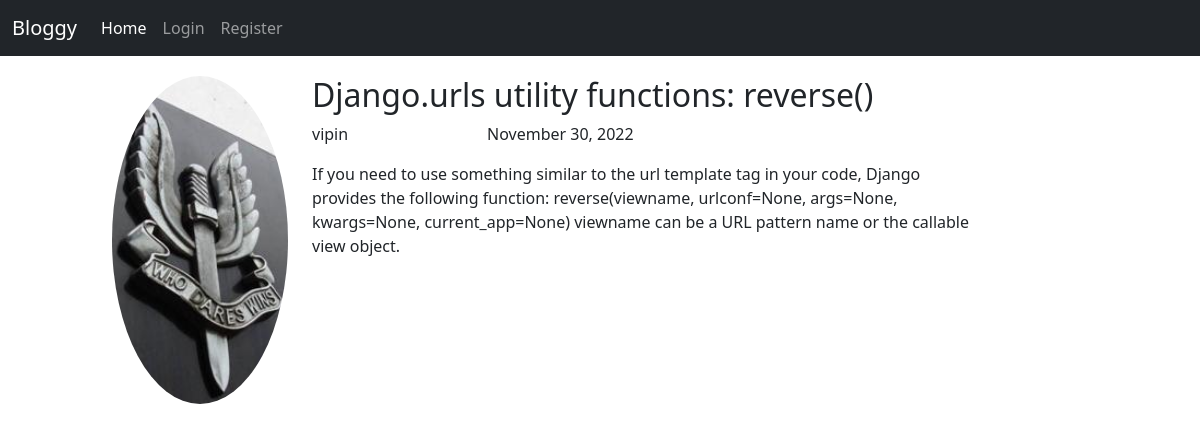
The app's page /post/4/ with its own data.
### bloggy/models.py (models this page shows, shortened)
class Post(models.Model):
    title= models.CharField(max_length=50)
    content= models.TextField()
    date_posted= models.DateTimeField(default=timezone.now)
    author= models.ForeignKey(User, on_delete=models.CASCADE)

### users/models.py (models this page shows, shortened)
class Profile(models.Model):
    user= models.OneToOneField(User, on_delete=models.CASCADE)
    image= models.ImageField(default='default.jpg', upload_to='profile_pics')
    bio= models.TextField()

### bloggy/views.py (the view)
# urls.py: path('post/<int:pk>/', PostDetailView.as_view(), name="post-detail"),
class PostDetailView(DetailView):
    model= Post

### bloggy/templates/bloggy/post_detail.html (shortened to what this page needs)
{%extends 'bloggy/base.html'%}
{%block content%}
<div class="container-fluid" style="margin-top: 20px;">
    <div class="row">
        <div class="col-1"></div>
        <div class="col-2">
            <img class="rounded-circle account-img" style="height: auto; width: 100%;" src="{{post.author.profile.image.url}}" alt="">
        </div>
        <div class="col-7">
            <div class="row"><h2>{{object.title}}</h2></div>
            <div class="row">
                <div class="col-3"><p>{{object.author}}</p></div>
                <div class="col-9"><p>{{object.date_posted|date:"F d, Y"}}</p></div>
            </div>
            <div class="row">
                <p>{{object.content}}</p>
            </div>
        </div>
        <div class="col-2"></div>
    </div>
</div>
{%endblock content%}

### records on screen
Post: author.profile.image (picture), title "Django.urls utility functions: reverse()", author "vipin", date_posted "November 30, 2022", content "If you need to use something similar to the url template tag in your code, Django provides the following function: reverse(viewname, urlconf=None, args=None, kwargs=None, current_app=None) viewname can be a URL pattern name or the callable view object."
